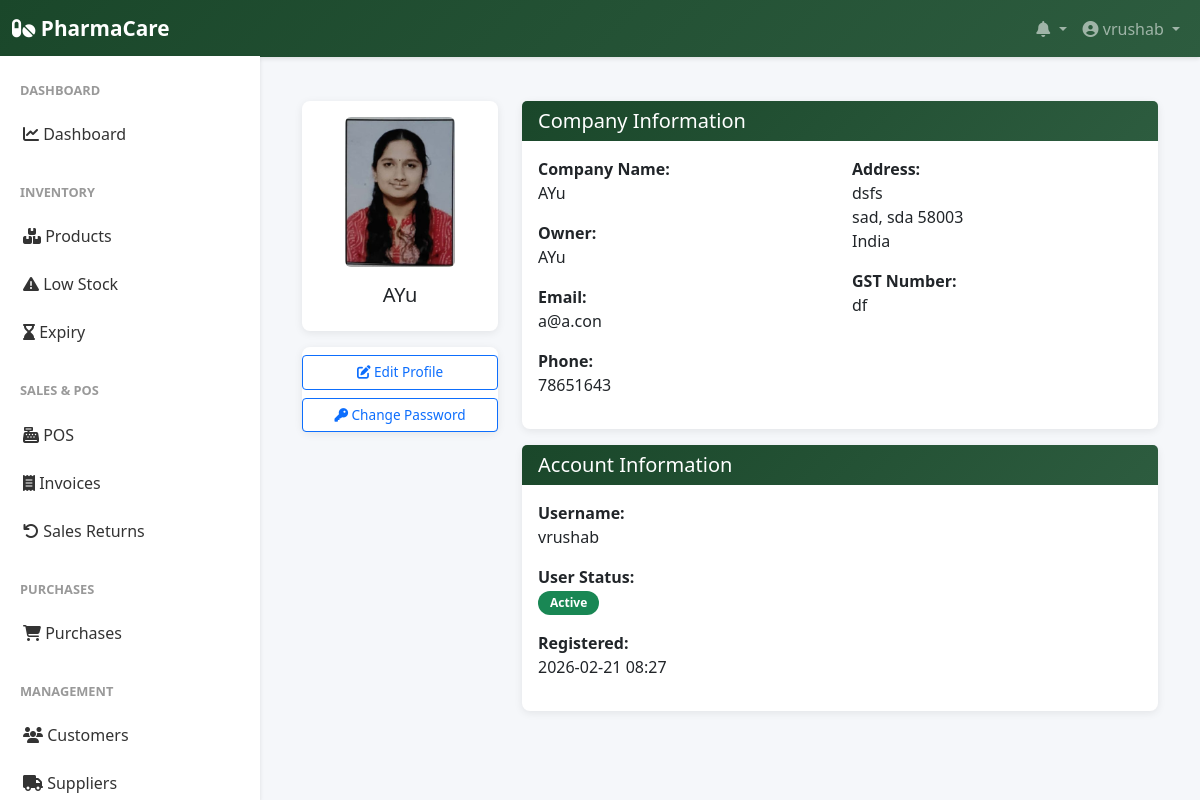
The app's page /profile (signed in) with its own data.
### app/models.py (models this page shows, shortened)
class User(UserMixin, db.Model):
    __tablename__ = 'user'
    id = db.Column(db.Integer, primary_key=True)
    company_id = db.Column(db.Integer, db.ForeignKey('company.id'), nullable=False, unique=True)
    username = db.Column(db.String(255), unique=True, nullable=False)
    password_hash = db.Column(db.String(255), nullable=False)
    is_active = db.Column(db.Boolean, default=True)
    last_login = db.Column(db.DateTime)
    created_date = db.Column(db.DateTime, default=datetime.utcnow)
    updated_date = db.Column(db.DateTime, default=datetime.utcnow, onupdate=datetime.utcnow)
    company = db.relationship('Company', back_populates='user')

class Company(db.Model):
    __tablename__ = 'company'
    id = db.Column(db.Integer, primary_key=True)
    company_id = db.Column(db.String(36), unique=True, default=lambda: str(uuid.uuid4()))
    company_name = db.Column(db.String(255), nullable=False)
    owner_name = db.Column(db.String(255), nullable=False)
    email = db.Column(db.String(255), unique=True, nullable=False)
    phone = db.Column(db.String(20), nullable=False)
    address = db.Column(db.String(500), nullable=False)
    city = db.Column(db.String(100), nullable=False)
    state = db.Column(db.String(100), nullable=False)
    country = db.Column(db.String(100), nullable=False)
    postal_code = db.Column(db.String(20), nullable=False)
    gst_number = db.Column(db.String(50), unique=True)
    drug_license_number = db.Column(db.String(100), unique=True)
    logo_path = db.Column(db.String(500))
    is_active = db.Column(db.Boolean, default=True)
    created_date = db.Column(db.DateTime, default=datetime.utcnow)
    updated_date = db.Column(db.DateTime, default=datetime.utcnow, onupdate=datetime.utcnow)
    user = db.relationship('User', back_populates='company', uselist=False, cascade='all, delete-orphan')
    products = db.relationship('Product', back_populates='company', cascade='all, delete-orphan')
    sales = db.relationship('Sale', back_populates='company', cascade='all, delete-orphan')
    purchases = db.relationship('Purchase', back_populates='company', cascade='all, delete-orphan')
    customers = db.relationship('Customer', back_populates='company', cascade='all, delete-orphan')
    suppliers = db.relationship('Supplier', back_populates='company', cascade='all, delete-orphan')
    expenses = db.relationship('Expense', back_populates='company', cascade='all, delete-orphan')
    alerts = db.relationship('Alert', back_populates='company', cascade='all, delete-orphan')

### app/routes/auth.py (the view)
@auth_bp.route('/profile')
@login_required
def profile():
    company = current_user.company
    return render_template('profile.html', company=company)

### app/templates/profile.html (shortened to what this page needs)
{% extends "base.html" %}
{% block content %}
<div class="container mt-4">
    <div class="row">
        <div class="col-md-3">
            <div class="card text-center">
                <div class="card-body">
                    {% if company.logo_path %}
                    <img src="{{ url_for('static', filename=company.logo_path) }}" class="img-fluid rounded" style="max-height: 150px;">
                    {% else %}
                    <div class="bg-light rounded p-4">
                        <i class="fas fa-hospital" style="font-size: 80px; color: #ccc;"></i>
                    </div>
                    {% endif %}
                    <h5 class="mt-3">{{ company.company_name }}</h5>
                </div>
            </div>
            <div class="card mt-3">
                <div class="list-group list-group-flush">
                    <a href="{{ url_for('auth.edit_profile') }}" class="btn btn-outline-primary btn-sm w-100 mt-2">
                        <i class="fas fa-edit"></i> Edit Profile
                    </a>
                    <a href="{{ url_for('auth.change_password') }}" class="btn btn-outline-primary btn-sm w-100 mt-2">
                        <i class="fas fa-key"></i> Change Password
                    </a>
                </div>
            </div>
        </div>
        <div class="col-md-9">
            <div class="card">
                <div class="card-header">
                    <h5 class="mb-0">Company Information</h5>
                </div>
                <div class="card-body">
                    <div class="row">
                        <div class="col-md-6">
                            <p><strong>Company Name:</strong><br>{{ company.company_name }}</p>
                            <p><strong>Owner:</strong><br>{{ company.owner_name }}</p>
                            <p><strong>Email:</strong><br>{{ company.email }}</p>
                            <p><strong>Phone:</strong><br>{{ company.phone }}</p>
                        </div>
                        <div class="col-md-6">
                            <p><strong>Address:</strong><br>{{ company.address }}<br>{{ company.city }}, {{ company.state }} {{ company.postal_code }}<br>{{ company.country }}</p>
                            {% if company.gst_number %}
                            <p><strong>GST Number:</strong><br>{{ company.gst_number }}</p>
                            {% endif %}
                        </div>
                    </div>
                </div>
            </div>
            <div class="card mt-3">
                <div class="card-header">
                    <h5 class="mb-0">Account Information</h5>
                </div>
                <div class="card-body">
                    <p><strong>Username:</strong><br>{{ current_user.username }}</p>
                    <p><strong>User Status:</strong><br><span class="badge bg-success">Active</span></p>
                    <p><strong>Registered:</strong><br>{{ company.created_date.strftime('%Y-%m-%d %H:%M') }}</p>
                </div>
            </div>
        </div>
    </div>
</div>
{% endblock %}

### app/templates/base.html (shortened to what this page needs)
<!DOCTYPE html>
<html lang="en">
<head>
    <link href="https://cdn.jsdelivr.net/npm/bootstrap@5.3.0/dist/css/bootstrap.min.css" rel="stylesheet">
    <link rel="stylesheet" href="https://cdnjs.cloudflare.com/ajax/libs/font-awesome/6.4.0/css/all.min.css">
</head>
<body>
    <nav class="navbar navbar-expand-lg navbar-dark">
        <div class="container-fluid">
            <a class="navbar-brand" href="{{ url_for('dashboard.dashboard') }}">
                <i class="fas fa-pills"></i> PharmaCare
            </a>
            <div class="collapse navbar-collapse" id="navbarNav">
                <ul class="navbar-nav ms-auto">
                    {% if current_user.is_authenticated %}
                    <li class="nav-item dropdown">
                        <a class="nav-link dropdown-toggle" href="#" id="alertsDropdown" role="button" data-bs-toggle="dropdown">
                            <i class="fas fa-bell"></i>
                        </a>
                    </li>
                    <li class="nav-item dropdown">
                        <a class="nav-link dropdown-toggle" href="#" id="userDropdown" role="button" data-bs-toggle="dropdown">
                            <i class="fas fa-user-circle"></i> {{ current_user.username }}
                        </a>
                    </li>
                    {% endif %}
                </ul>
            </div>
        </div>
    </nav>
    {% if current_user.is_authenticated %}
    <div class="sidebar">
        <nav class="nav flex-column">
            <div class="nav-section-title">Dashboard</div>
            <a class="nav-link {% if request.endpoint == 'dashboard.dashboard' %}active{% endif %}" href="{{ url_for('dashboard.dashboard') }}">
                <i class="fas fa-chart-line"></i> Dashboard
            </a>
            <div class="nav-section-title">Inventory</div>
            <a class="nav-link {% if 'inventory' in request.path %}active{% endif %}" href="{{ url_for('inventory.products_list') }}">
                <i class="fas fa-boxes"></i> Products
            </a>
            <a class="nav-link {% if request.endpoint == 'inventory.low_stock_report' %}active{% endif %}" href="{{ url_for('inventory.low_stock_report') }}">
                <i class="fas fa-exclamation-triangle"></i> Low Stock
            </a>
            <a class="nav-link {% if request.endpoint == 'inventory.expiry_report' %}active{% endif %}" href="{{ url_for('inventory.expiry_report') }}">
                <i class="fas fa-hourglass-end"></i> Expiry
            </a>
            <div class="nav-section-title">Sales & POS</div>
            <a class="nav-link {% if request.endpoint == 'sales.pos' %}active{% endif %}" href="{{ url_for('sales.pos') }}">
                <i class="fas fa-cash-register"></i> POS
            </a>
            <a class="nav-link {% if 'invoices' in request.path %}active{% endif %}" href="{{ url_for('sales.invoices_list') }}">
                <i class="fas fa-receipt"></i> Invoices
            </a>
            <a class="nav-link {% if request.endpoint == 'sales.sales_returns_list' %}active{% endif %}" href="{{ url_for('sales.sales_returns_list') }}">
                <i class="fas fa-undo"></i> Sales Returns
            </a>
            <div class="nav-section-title">Purchases</div>
            <a class="nav-link {% if 'purchases' in request.path %}active{% endif %}" href="{{ url_for('purchases.purchases_list') }}">
                <i class="fas fa-shopping-cart"></i> Purchases
            </a>
            <div class="nav-section-title">Management</div>
            <a class="nav-link {% if 'customers' in request.path %}active{% endif %}" href="{{ url_for('customers.customers_list') }}">
                <i class="fas fa-users"></i> Customers
            </a>
            <a class="nav-link {% if 'suppliers' in request.path %}active{% endif %}" href="{{ url_for('suppliers.suppliers_list') }}">
                <i class="fas fa-truck"></i> Suppliers
            </a>
        </nav>
    </div>
    {% endif %}
    <div class="{% if current_user.is_authenticated %}main-content{% else %}container mt-5{% endif %}">
        {% block content %}{% endblock %}
    </div>
</body>
</html>

### app/templates/base.html (style rules this page uses)
:root { --primary-color: #1a472a; --secondary-color: #2d5c3f; --danger-color: #dc3545; --success-color: #28a745; --warning-color: #ffc107; --info-color: #17a2b8; }
body { font-family: 'Segoe UI', Tahoma, Geneva, Verdana, sans-serif; background-color: #f5f7fa; }
.navbar { background: linear-gradient(135deg, var(--primary-color), var(--secondary-color)); box-shadow: 0 2px 4px rgba(0,0,0,0.1); }
.navbar-brand { font-weight: 600; font-size: 1.3rem; }
.sidebar { background: white; box-shadow: 0 2px 4px rgba(0,0,0,0.1); position: fixed; left: 0; top: 56px; bottom: 0; width: 260px; overflow-y: auto; z-index: 100; }
.main-content { margin-left: 260px; padding: 30px; padding-top: 20px; }
.sidebar .nav-link { color: #333; padding: 12px 20px; border-left: 3px solid transparent; transition: all 0.3s ease; }
.sidebar .nav-section-title { font-size: 0.8rem; font-weight: 600; color: #999; text-transform: uppercase; padding: 15px 20px 10px; margin-top: 10px; }
.card { border: none; box-shadow: 0 2px 8px rgba(0,0,0,0.08); border-radius: 8px; }
.card-header { background: linear-gradient(135deg, var(--primary-color), var(--secondary-color)); color: white; border: none; font-weight: 600; }
.badge { padding: 6px 12px; border-radius: 20px; }
.btn-sm { padding: 6px 12px; font-size: 0.85rem; }

### records on screen
User: username "vrushab"
Company: logo_path (picture), company_name "AYu", owner_name "AYu", email "a@a.con", phone "78651643", address "dsfs", city "sad", state "sda", postal_code "58003", country "India", gst_number "df", created_date "2026-02-21 08:27"
